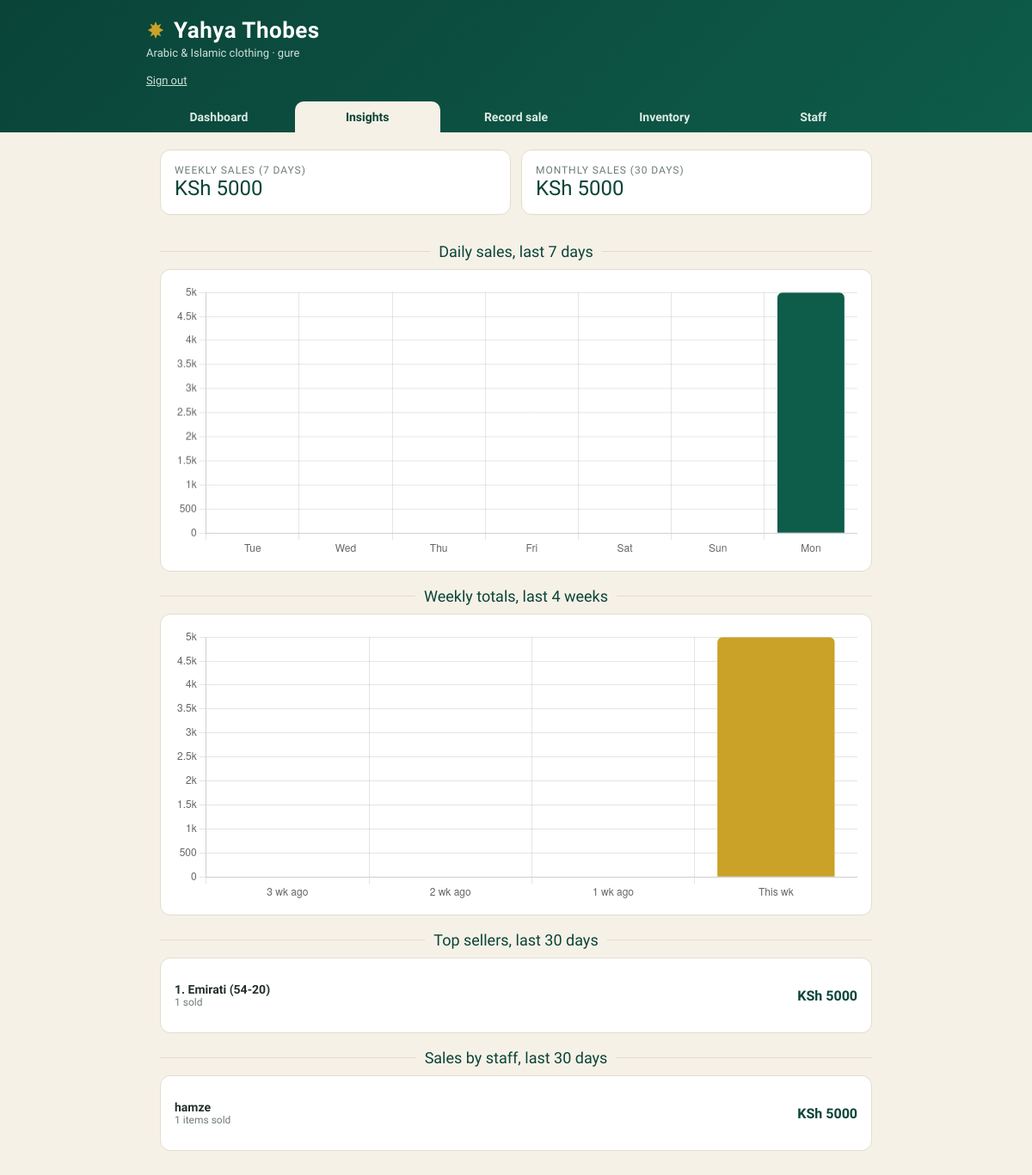
The app's page /insights/ (signed in) with its own data.
### shop/models.py (models this page shows, shortened)
class Sale(models.Model):
    product = models.ForeignKey(
        Product, null=True, blank=True,
        on_delete=models.SET_NULL, related_name="sales",
    )
    sold_by = models.ForeignKey(
        settings.AUTH_USER_MODEL, null=True, blank=True,
        on_delete=models.SET_NULL, related_name="sales_made",
    )
    name_snapshot = models.CharField(max_length=160)
    qty = models.PositiveIntegerField(default=1)
    unit_price = models.DecimalField(max_digits=10, decimal_places=2)
    total = models.DecimalField(max_digits=12, decimal_places=2)
    note = models.CharField(max_length=200, blank=True)
    created_at = models.DateTimeField(auto_now_add=True)
    class Meta:
        ordering = ["-created_at"]

### shop/views.py (the view)
# urls.py: path("insights/", views.insights, name="insights"),
@login_required
@shopkeeper_required
def insights(request):
    today = timezone.localdate()
    week_start = today - timedelta(days=6)
    month_start = today - timedelta(days=29)
    prev_week_start = today - timedelta(days=13)
    prev_month_start = today - timedelta(days=59)
    daily = []
    for i in range(6, -1, -1):
        day = today - timedelta(days=i)
        daily.append({
            "label": day.strftime("%a"),
            "value": float(_revenue(Sale.objects.filter(created_at__date=day))),
        })
    weekly = []
    for w in range(3, -1, -1):
        start = today - timedelta(days=w * 7 + 6)
        end = today - timedelta(days=w * 7)
        weekly.append({
            "label": "This wk" if w == 0 else f"{w} wk ago",
            "value": float(_revenue(Sale.objects.filter(
                created_at__date__gte=start, created_at__date__lte=end
            ))),
        })
    week_total = _revenue(Sale.objects.filter(created_at__date__gte=week_start))
    prev_week_total = _revenue(Sale.objects.filter(
        created_at__date__gte=prev_week_start, created_at__date__lt=week_start
    ))
    month_total = _revenue(Sale.objects.filter(created_at__date__gte=month_start))
    prev_month_total = _revenue(Sale.objects.filter(
        created_at__date__gte=prev_month_start, created_at__date__lt=month_start
    ))
    top_sellers = (
        Sale.objects.filter(created_at__date__gte=month_start)
        .values("name_snapshot")
        .annotate(units=Sum("qty"), revenue=Sum("total"))
        .order_by("-revenue")[:5]
    )
    staff_sales = (
        Sale.objects.filter(created_at__date__gte=month_start, sold_by__isnull=False)
        .values("sold_by__username")
        .annotate(units=Sum("qty"), revenue=Sum("total"))
        .order_by("-revenue")
    )
    context = {
        "tab": "insights",
        "week_total": week_total,
        "week_trend": _trend(week_total, prev_week_total),
        "month_total": month_total,
        "month_trend": _trend(month_total, prev_month_total),
        "daily_json": json.dumps(daily),
        "weekly_json": json.dumps(weekly),
        "top_sellers": top_sellers,
        "staff_sales": staff_sales,
    }
    return render(request, "shop/insights.html", context)

### shop/context_processors.py (called while the page is built)
def roles(request):
    user = request.user
    if not user.is_authenticated:
        return {"is_shopkeeper": False, "is_admin": False}
    return {
        "is_admin": user.is_superuser,
        "is_shopkeeper": user.is_superuser
        or user.groups.filter(name="Shopkeeper").exists(),
    }

### shop/views.py (called while the page is built)
def _is_shopkeeper(user):
    return user.is_superuser or user.groups.filter(name="Shopkeeper").exists()

def _revenue(qs):
    return qs.aggregate(t=Sum("total"))["t"] or Decimal("0")

def _trend(current, previous):
    if previous and previous > 0:
        return round((current - previous) / previous * 100)
    return None

### shop/templates/shop/insights.html (shortened to what this page needs)
{% extends "shop/base.html" %}
{% block content %}
<div class="stats">
  <div class="card">
    <div class="stat-label">Weekly sales (7 days)</div>
    <div class="stat-val">KSh {{ week_total|floatformat:0 }}</div>
  </div>
  <div class="card">
    <div class="stat-label">Monthly sales (30 days)</div>
    <div class="stat-val">KSh {{ month_total|floatformat:0 }}</div>
  </div>
</div>
<div class="divider"><div class="line"></div><span class="title">Daily sales, last 7 days</span><div class="line"></div></div>
<div class="card"><canvas id="dailyChart" height="120"></canvas></div>
<div class="divider"><div class="line"></div><span class="title">Weekly totals, last 4 weeks</span><div class="line"></div></div>
<div class="card"><canvas id="weeklyChart" height="120"></canvas></div>
<div class="divider"><div class="line"></div><span class="title">Top sellers, last 30 days</span><div class="line"></div></div>
<div class="card">
  {% for t in top_sellers %}
  <div class="row">
    <div><div style="font-weight:600;font-size:14px">{{ forloop.counter }}. {{ t.name_snapshot }}</div>
    <div class="muted">{{ t.units }} sold</div></div>
    <strong style="color:var(--emerald-dark)">KSh {{ t.revenue|floatformat:0 }}</strong>
  </div>
  {% empty %}
  <div class="empty">No sales in the last 30 days yet.</div>
  {% endfor %}
</div>
<div class="divider"><div class="line"></div><span class="title">Sales by staff, last 30 days</span><div class="line"></div></div>
<div class="card">
  {% for st in staff_sales %}
  <div class="row">
    <div><div style="font-weight:600;font-size:14px">{{ st.sold_by__username }}</div>
    <div class="muted">{{ st.units }} items sold</div></div>
    <strong style="color:var(--emerald-dark)">KSh {{ st.revenue|floatformat:0 }}</strong>
  </div>
  {% empty %}
  <div class="empty">No staff sales recorded yet.</div>
  {% endfor %}
</div>
<script>
const daily = {{ daily_json|safe }};
const weekly = {{ weekly_json|safe }};
const opts = {
  plugins:{legend:{display:false}},
  scales:{y:{beginAtZero:true,ticks:{callback:v=>v>=1000?(v/1000)+'k':v}}}
};
new Chart(document.getElementById('dailyChart'),{type:'bar',
  data:{labels:daily.map(d=>d.label),datasets:[{data:daily.map(d=>d.value),backgroundColor:'#0E5C4A',borderRadius:6}]},options:opts});
new Chart(document.getElementById('weeklyChart'),{type:'bar',
  data:{labels:weekly.map(d=>d.label),datasets:[{data:weekly.map(d=>d.value),backgroundColor:'#C9A227',borderRadius:6}]},options:opts});
</script>
{% endblock %}

### shop/templates/shop/base.html (shortened to what this page needs)
<!DOCTYPE html>
<html lang="en">
<head>
</head>
<body>
<header>
  <div class="wrap">
    <h1><svg width="22" height="22" viewBox="0 0 24 24"><path d="M12 1l2.2 5.3L19 3.9l-2.4 5L22 12l-5.4 3.1L19 20.1l-4.8-2.4L12 23l-2.2-5.3L5 20.1l2.4-5L2 12l5.4-3.1L5 3.9l4.8 2.4z" fill="#C9A227"/></svg> Yahya Thobes</h1>
    <p class="sub">Arabic &amp; Islamic clothing{% if user.is_authenticated %} · {{ user.username }}
      <form method="post" action="{% url 'logout' %}" style="display:inline">{% csrf_token %}
        <button type="submit" style="background:none;border:none;color:#CFE3DB;text-decoration:underline;cursor:pointer;font-size:13px;font-family:inherit;padding:0">Sign out</button>
      </form>{% endif %}</p>
  </div>
  <nav>
    <a href="{% url 'dashboard' %}" class="{% if tab == 'dashboard' %}active{% endif %}">Dashboard</a>
    {% if is_shopkeeper %}<a href="{% url 'insights' %}" class="{% if tab == 'insights' %}active{% endif %}">Insights</a>{% endif %}
    <a href="{% url 'record_sale' %}" class="{% if tab == 'sale' %}active{% endif %}">Record sale</a>
    {% if is_shopkeeper %}<a href="{% url 'inventory' %}" class="{% if tab == 'inventory' %}active{% endif %}">Inventory</a>{% endif %}
    {% if is_admin %}<a href="{% url 'staff_list' %}" class="{% if tab == 'staff' %}active{% endif %}">Staff</a>{% endif %}
  </nav>
</header>
<main>
  {% block content %}{% endblock %}
</main>
</body>
</html>

### shop/templates/shop/base.html (style rules this page uses)
:root { --emerald:#0E5C4A; --emerald-dark:#0A4438; --sand:#F6F1E7; --card:#fff; --gold:#C9A227; --ink:#22302B; --muted:#6E7D76; --line:#E3DCCB; --danger:#B4432F; }
* { box-sizing:border-box }
body { margin:0;font-family:'Work Sans',system-ui,sans-serif;background:var(--sand);color:var(--ink) }
header { background:linear-gradient(135deg,var(--emerald-dark),var(--emerald));color:#fff;padding:20px 16px 0 }
.wrap { max-width:860px;margin:0 auto }
h1 { font-family:'Marcellus',Georgia,serif;font-size:26px;letter-spacing:.5px;margin:0;display:flex;align-items:center;gap:10px }
.sub { color:#CFE3DB;font-size:13px;margin:4px 0 14px }
nav { display:flex;gap:4px;max-width:860px;margin:0 auto }
nav a { flex:1;text-align:center;padding:10px 8px;color:#DCEAE4;text-decoration:none;font-weight:600;font-size:14px;border-radius:10px 10px 0 0 }
nav a.active { background:var(--sand);color:var(--emerald-dark) }
main { max-width:860px;margin:0 auto;padding:20px 16px 60px }
.card { background:var(--card);border:1px solid var(--line);border-radius:12px;padding:16px;margin-bottom:14px }
.stats { display:grid;grid-template-columns:repeat(auto-fit,minmax(150px,1fr));gap:12px;margin-bottom:14px }
.stat-label { font-size:12px;color:var(--muted);text-transform:uppercase;letter-spacing:.08em }
.stat-val { font-family:'Marcellus',Georgia,serif;font-size:24px;color:var(--emerald-dark) }
.row { display:flex;justify-content:space-between;align-items:center;gap:10px;padding:12px 0;border-bottom:1px solid var(--line) }
.row:last-child { border-bottom:none }
.muted { color:var(--muted);font-size:12px }
.divider { display:flex;align-items:center;gap:10px;margin:18px 0 10px }
.divider .line { flex:1;height:1px;background:var(--line) }
.divider .title { font-family:'Marcellus',Georgia,serif;font-size:18px;color:var(--emerald-dark) }

### records on screen
Sale: name_snapshot "Emirati (54-20)", units "1", revenue "5000"

### other values on screen
{{ user.username }} "gure"
{{ week_total|floatformat:0 }} "5000"
{{ month_total|floatformat:0 }} "5000"
{{ st.sold_by__username }} "hamze"
{{ st.units }} "1"
{{ st.revenue|floatformat:0 }} "5000"
